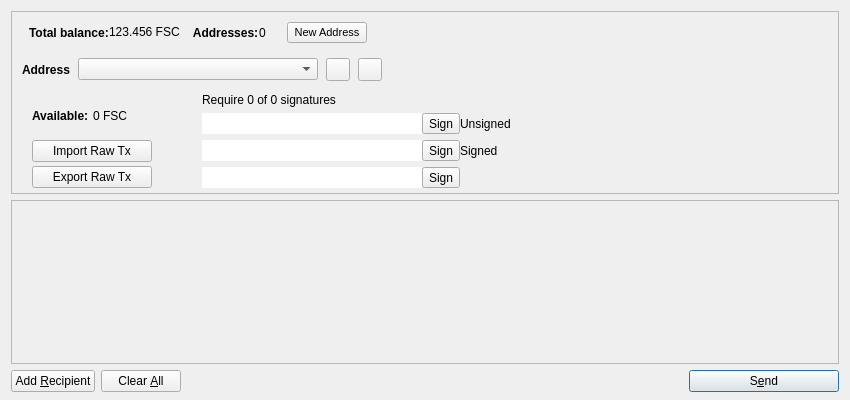
<?xml version="1.0" encoding="UTF-8"?>
<ui version="4.0">
 <class>MultiSigDialog</class>
 <widget class="QDialog" name="MultiSigDialog">
  <property name="geometry">
   <rect>
    <x>0</x>
    <y>0</y>
    <width>850</width>
    <height>400</height>
   </rect>
  </property>
  <property name="windowTitle">
   <string>Send Coins</string>
  </property>
  <layout class="QVBoxLayout" name="verticalLayout" stretch="0,1,0">
   <property name="bottomMargin">
    <number>8</number>
   </property>
   <item>
    <widget class="QFrame" name="frameCoinControl">
     <property name="sizePolicy">
      <sizepolicy hsizetype="Expanding" vsizetype="Expanding">
       <horstretch>0</horstretch>
       <verstretch>0</verstretch>
      </sizepolicy>
     </property>
     <property name="maximumSize">
      <size>
       <width>16777215</width>
       <height>16777215</height>
      </size>
     </property>
     <property name="frameShape">
      <enum>QFrame::StyledPanel</enum>
     </property>
     <property name="frameShadow">
      <enum>QFrame::Sunken</enum>
     </property>
     <layout class="QVBoxLayout" name="verticalLayoutCoinControl2">
      <property name="spacing">
       <number>6</number>
      </property>
      <property name="margin">
       <number>0</number>
      </property>
      <item>
       <layout class="QVBoxLayout" name="verticalLayoutCoinControl" stretch="0,0,0,1">
        <property name="spacing">
         <number>0</number>
        </property>
        <property name="leftMargin">
         <number>10</number>
        </property>
        <property name="topMargin">
         <number>10</number>
        </property>
        <item>
         <layout class="QHBoxLayout" name="horizontalLayoutCoinControl1">
          <property name="bottomMargin">
           <number>15</number>
          </property>
          <item>
           <widget class="QLabel" name="labelMyMultiSig">
            <property name="sizePolicy">
             <sizepolicy hsizetype="Preferred" vsizetype="Maximum">
              <horstretch>0</horstretch>
              <verstretch>0</verstretch>
             </sizepolicy>
            </property>
            <property name="font">
             <font>
              <weight>75</weight>
              <bold>true</bold>
             </font>
            </property>
            <property name="styleSheet">
             <string notr="true">font-weight:bold;</string>
            </property>
            <property name="text">
             <string/>
            </property>
           </widget>
          </item>
          <item>
           <widget class="QLabel" name="label">
            <property name="font">
             <font>
              <weight>75</weight>
              <bold>true</bold>
             </font>
            </property>
            <property name="text">
             <string>Total balance:</string>
            </property>
           </widget>
          </item>
          <item>
           <widget class="QLabel" name="labelBalance">
            <property name="cursor">
             <cursorShape>IBeamCursor</cursorShape>
            </property>
            <property name="text">
             <string>123.456 FSC</string>
            </property>
            <property name="textInteractionFlags">
             <set>Qt::LinksAccessibleByMouse|Qt::TextSelectableByKeyboard|Qt::TextSelectableByMouse</set>
            </property>
           </widget>
          </item>
          <item>
           <widget class="QLabel" name="labelAddresses">
            <property name="font">
             <font>
              <weight>75</weight>
              <bold>true</bold>
             </font>
            </property>
            <property name="text">
             <string>    Addresses:</string>
            </property>
           </widget>
          </item>
          <item>
           <widget class="QLabel" name="labelAddressesNum">
            <property name="minimumSize">
             <size>
              <width>28</width>
              <height>0</height>
             </size>
            </property>
            <property name="text">
             <string>0</string>
            </property>
           </widget>
          </item>
          <item>
           <widget class="QPushButton" name="btnCreateAddr">
            <property name="font">
             <font>
              <pointsize>8</pointsize>
             </font>
            </property>
            <property name="text">
             <string>New Address</string>
            </property>
            <property name="icon">
             <iconset resource="../bitcoin.qrc">
              <normaloff>:/icons/add</normaloff>:/icons/add</iconset>
            </property>
           </widget>
          </item>
          <item>
           <spacer name="horizontalSpacer_2">
            <property name="orientation">
             <enum>Qt::Horizontal</enum>
            </property>
            <property name="sizeHint" stdset="0">
             <size>
              <width>40</width>
              <height>20</height>
             </size>
            </property>
           </spacer>
          </item>
         </layout>
        </item>
        <item>
         <layout class="QHBoxLayout" name="horizontalLayoutCoinControl2" stretch="0,0,0,0,0">
          <property name="spacing">
           <number>8</number>
          </property>
          <property name="bottomMargin">
           <number>10</number>
          </property>
          <item>
           <widget class="QLabel" name="labelMultiSigAddress">
            <property name="font">
             <font>
              <weight>75</weight>
              <bold>true</bold>
             </font>
            </property>
            <property name="text">
             <string>Address</string>
            </property>
            <property name="margin">
             <number>5</number>
            </property>
           </widget>
          </item>
          <item>
           <widget class="QComboBox" name="comboBoxAddrList">
            <property name="sizePolicy">
             <sizepolicy hsizetype="Fixed" vsizetype="Fixed">
              <horstretch>0</horstretch>
              <verstretch>0</verstretch>
             </sizepolicy>
            </property>
            <property name="minimumSize">
             <size>
              <width>240</width>
              <height>0</height>
             </size>
            </property>
            <property name="sizeIncrement">
             <size>
              <width>0</width>
              <height>0</height>
             </size>
            </property>
            <property name="baseSize">
             <size>
              <width>0</width>
              <height>0</height>
             </size>
            </property>
            <property name="editable">
             <bool>false</bool>
            </property>
            <property name="maxVisibleItems">
             <number>20</number>
            </property>
           </widget>
          </item>
          <item>
           <widget class="QToolButton" name="btnExportAddr">
            <property name="toolTip">
             <string>Export MultiSig Address</string>
            </property>
            <property name="text">
             <string/>
            </property>
            <property name="icon">
             <iconset resource="../bitcoin.qrc">
              <normaloff>:/icons/export2</normaloff>:/icons/export2</iconset>
            </property>
           </widget>
          </item>
          <item>
           <widget class="QToolButton" name="btnImportAddr">
            <property name="toolTip">
             <string>Import MultiSig Address</string>
            </property>
            <property name="text">
             <string/>
            </property>
            <property name="icon">
             <iconset resource="../bitcoin.qrc">
              <normaloff>:/icons/import</normaloff>:/icons/import</iconset>
            </property>
           </widget>
          </item>
          <item>
           <spacer name="horizontalSpacerCoinControl">
            <property name="orientation">
             <enum>Qt::Horizontal</enum>
            </property>
            <property name="sizeHint" stdset="0">
             <size>
              <width>40</width>
              <height>1</height>
             </size>
            </property>
           </spacer>
          </item>
         </layout>
        </item>
        <item>
         <widget class="QWidget" name="widgetCoinControl" native="true">
          <property name="sizePolicy">
           <sizepolicy hsizetype="Preferred" vsizetype="Preferred">
            <horstretch>0</horstretch>
            <verstretch>0</verstretch>
           </sizepolicy>
          </property>
          <property name="minimumSize">
           <size>
            <width>0</width>
            <height>0</height>
           </size>
          </property>
          <property name="styleSheet">
           <string notr="true"/>
          </property>
          <layout class="QHBoxLayout" name="horizontalLayoutCoinControl5">
           <property name="margin">
            <number>0</number>
           </property>
           <item>
            <layout class="QHBoxLayout" name="horizontalLayoutCoinControl3" stretch="0,0,0">
             <property name="spacing">
              <number>20</number>
             </property>
             <property name="topMargin">
              <number>0</number>
             </property>
             <property name="bottomMargin">
              <number>4</number>
             </property>
             <item>
              <layout class="QVBoxLayout" name="verticalLayout_3">
               <property name="spacing">
                <number>4</number>
               </property>
               <property name="leftMargin">
                <number>10</number>
               </property>
               <property name="topMargin">
                <number>4</number>
               </property>
               <item>
                <layout class="QHBoxLayout" name="horizontalLayout_3">
                 <property name="spacing">
                  <number>1</number>
                 </property>
                 <property name="margin">
                  <number>0</number>
                 </property>
                 <item>
                  <widget class="QLabel" name="labelAvailable">
                   <property name="font">
                    <font>
                     <weight>75</weight>
                     <bold>true</bold>
                    </font>
                   </property>
                   <property name="text">
                    <string>Available: </string>
                   </property>
                  </widget>
                 </item>
                 <item>
                  <widget class="QLabel" name="labelAvailableCoins">
                   <property name="text">
                    <string>0 FSC</string>
                   </property>
                  </widget>
                 </item>
                </layout>
               </item>
               <item>
                <widget class="QPushButton" name="btnImportDraft">
                 <property name="minimumSize">
                  <size>
                   <width>120</width>
                   <height>0</height>
                  </size>
                 </property>
                 <property name="toolTip">
                  <string>Import draft transaction with other's signature</string>
                 </property>
                 <property name="text">
                  <string>Import Raw Tx</string>
                 </property>
                 <property name="icon">
                  <iconset resource="../bitcoin.qrc">
                   <normaloff>:/icons/editpaste</normaloff>:/icons/editpaste</iconset>
                 </property>
                </widget>
               </item>
               <item>
                <widget class="QPushButton" name="btnExportDraft">
                 <property name="minimumSize">
                  <size>
                   <width>120</width>
                   <height>0</height>
                  </size>
                 </property>
                 <property name="toolTip">
                  <string>Export draft transaction with my signature</string>
                 </property>
                 <property name="text">
                  <string>Export Raw Tx</string>
                 </property>
                 <property name="icon">
                  <iconset resource="../bitcoin.qrc">
                   <normaloff>:/icons/editcopy</normaloff>:/icons/editcopy</iconset>
                 </property>
                </widget>
               </item>
              </layout>
             </item>
             <item>
              <layout class="QVBoxLayout" name="verticalLayout_4">
               <property name="spacing">
                <number>6</number>
               </property>
               <property name="leftMargin">
                <number>30</number>
               </property>
               <property name="topMargin">
                <number>2</number>
               </property>
               <property name="rightMargin">
                <number>1</number>
               </property>
               <property name="bottomMargin">
                <number>0</number>
               </property>
               <item>
                <widget class="QLabel" name="labelRequire">
                 <property name="text">
                  <string>Require 0 of 0 signatures</string>
                 </property>
                </widget>
               </item>
               <item>
                <layout class="QHBoxLayout" name="horizontalLayout_4">
                 <property name="spacing">
                  <number>0</number>
                 </property>
                 <item>
                  <widget class="QLineEdit" name="labelRequireAddr0">
                   <property name="sizePolicy">
                    <sizepolicy hsizetype="Fixed" vsizetype="Preferred">
                     <horstretch>0</horstretch>
                     <verstretch>0</verstretch>
                    </sizepolicy>
                   </property>
                   <property name="minimumSize">
                    <size>
                     <width>220</width>
                     <height>0</height>
                    </size>
                   </property>
                   <property name="frame">
                    <bool>false</bool>
                   </property>
                   <property name="readOnly">
                    <bool>true</bool>
                   </property>
                  </widget>
                 </item>
                 <item>
                  <widget class="QToolButton" name="btnSign0">
                   <property name="text">
                    <string>Sign</string>
                   </property>
                   <property name="icon">
                    <iconset resource="../bitcoin.qrc">
                     <normaloff>:/icons/key</normaloff>:/icons/key</iconset>
                   </property>
                   <property name="toolButtonStyle">
                    <enum>Qt::ToolButtonTextBesideIcon</enum>
                   </property>
                  </widget>
                 </item>
                 <item>
                  <widget class="QLabel" name="labelIsSign0">
                   <property name="text">
                    <string>Unsigned</string>
                   </property>
                  </widget>
                 </item>
                 <item>
                  <spacer name="horizontalSpacer_4">
                   <property name="orientation">
                    <enum>Qt::Horizontal</enum>
                   </property>
                   <property name="sizeHint" stdset="0">
                    <size>
                     <width>40</width>
                     <height>20</height>
                    </size>
                   </property>
                  </spacer>
                 </item>
                </layout>
               </item>
               <item>
                <layout class="QHBoxLayout" name="horizontalLayout_5">
                 <property name="spacing">
                  <number>0</number>
                 </property>
                 <item>
                  <widget class="QLineEdit" name="labelRequireAddr1">
                   <property name="sizePolicy">
                    <sizepolicy hsizetype="Fixed" vsizetype="Preferred">
                     <horstretch>0</horstretch>
                     <verstretch>0</verstretch>
                    </sizepolicy>
                   </property>
                   <property name="minimumSize">
                    <size>
                     <width>220</width>
                     <height>0</height>
                    </size>
                   </property>
                   <property name="frame">
                    <bool>false</bool>
                   </property>
                   <property name="readOnly">
                    <bool>true</bool>
                   </property>
                  </widget>
                 </item>
                 <item>
                  <widget class="QToolButton" name="btnSign1">
                   <property name="text">
                    <string>Sign</string>
                   </property>
                   <property name="icon">
                    <iconset resource="../bitcoin.qrc">
                     <normaloff>:/icons/key</normaloff>:/icons/key</iconset>
                   </property>
                   <property name="toolButtonStyle">
                    <enum>Qt::ToolButtonTextBesideIcon</enum>
                   </property>
                  </widget>
                 </item>
                 <item>
                  <widget class="QLabel" name="labelIsSign1">
                   <property name="text">
                    <string>Signed</string>
                   </property>
                  </widget>
                 </item>
                 <item>
                  <spacer name="horizontalSpacer_5">
                   <property name="orientation">
                    <enum>Qt::Horizontal</enum>
                   </property>
                   <property name="sizeHint" stdset="0">
                    <size>
                     <width>40</width>
                     <height>20</height>
                    </size>
                   </property>
                  </spacer>
                 </item>
                </layout>
               </item>
               <item>
                <layout class="QHBoxLayout" name="horizontalLayout_6">
                 <property name="spacing">
                  <number>0</number>
                 </property>
                 <item>
                  <widget class="QLineEdit" name="labelRequireAddr2">
                   <property name="sizePolicy">
                    <sizepolicy hsizetype="Fixed" vsizetype="Preferred">
                     <horstretch>0</horstretch>
                     <verstretch>0</verstretch>
                    </sizepolicy>
                   </property>
                   <property name="minimumSize">
                    <size>
                     <width>220</width>
                     <height>0</height>
                    </size>
                   </property>
                   <property name="frame">
                    <bool>false</bool>
                   </property>
                   <property name="readOnly">
                    <bool>true</bool>
                   </property>
                  </widget>
                 </item>
                 <item>
                  <widget class="QToolButton" name="btnSign2">
                   <property name="text">
                    <string>Sign</string>
                   </property>
                   <property name="icon">
                    <iconset resource="../bitcoin.qrc">
                     <normaloff>:/icons/key</normaloff>:/icons/key</iconset>
                   </property>
                   <property name="toolButtonStyle">
                    <enum>Qt::ToolButtonTextBesideIcon</enum>
                   </property>
                  </widget>
                 </item>
                 <item>
                  <widget class="QLabel" name="labelIsSign2">
                   <property name="text">
                    <string/>
                   </property>
                  </widget>
                 </item>
                 <item>
                  <spacer name="horizontalSpacer_6">
                   <property name="orientation">
                    <enum>Qt::Horizontal</enum>
                   </property>
                   <property name="sizeHint" stdset="0">
                    <size>
                     <width>40</width>
                     <height>20</height>
                    </size>
                   </property>
                  </spacer>
                 </item>
                </layout>
               </item>
              </layout>
             </item>
             <item>
              <spacer name="horizontalSpacer_3">
               <property name="orientation">
                <enum>Qt::Horizontal</enum>
               </property>
               <property name="sizeHint" stdset="0">
                <size>
                 <width>40</width>
                 <height>20</height>
                </size>
               </property>
              </spacer>
             </item>
            </layout>
           </item>
          </layout>
         </widget>
        </item>
        <item>
         <spacer name="verticalSpacerCoinControl">
          <property name="orientation">
           <enum>Qt::Vertical</enum>
          </property>
          <property name="sizeHint" stdset="0">
           <size>
            <width>800</width>
            <height>1</height>
           </size>
          </property>
         </spacer>
        </item>
       </layout>
      </item>
     </layout>
    </widget>
   </item>
   <item>
    <widget class="QScrollArea" name="scrollArea">
     <property name="widgetResizable">
      <bool>true</bool>
     </property>
     <widget class="QWidget" name="scrollAreaWidgetContents">
      <property name="geometry">
       <rect>
        <x>0</x>
        <y>0</y>
        <width>828</width>
        <height>134</height>
       </rect>
      </property>
      <layout class="QVBoxLayout" name="verticalLayout_2">
       <property name="margin">
        <number>0</number>
       </property>
       <item>
        <layout class="QVBoxLayout" name="entries">
         <property name="spacing">
          <number>6</number>
         </property>
        </layout>
       </item>
       <item>
        <spacer name="verticalSpacer">
         <property name="orientation">
          <enum>Qt::Vertical</enum>
         </property>
         <property name="sizeHint" stdset="0">
          <size>
           <width>20</width>
           <height>40</height>
          </size>
         </property>
        </spacer>
       </item>
      </layout>
     </widget>
    </widget>
   </item>
   <item>
    <layout class="QHBoxLayout" name="horizontalLayout">
     <item>
      <widget class="QPushButton" name="addButton">
       <property name="toolTip">
        <string>Send to multiple recipients at once</string>
       </property>
       <property name="text">
        <string>Add &amp;Recipient</string>
       </property>
       <property name="icon">
        <iconset resource="../bitcoin.qrc">
         <normaloff>:/icons/add</normaloff>:/icons/add</iconset>
       </property>
       <property name="autoDefault">
        <bool>false</bool>
       </property>
      </widget>
     </item>
     <item>
      <widget class="QPushButton" name="clearButton">
       <property name="sizePolicy">
        <sizepolicy hsizetype="Minimum" vsizetype="Fixed">
         <horstretch>0</horstretch>
         <verstretch>0</verstretch>
        </sizepolicy>
       </property>
       <property name="toolTip">
        <string>Remove all transaction fields</string>
       </property>
       <property name="text">
        <string>Clear &amp;All</string>
       </property>
       <property name="icon">
        <iconset resource="../bitcoin.qrc">
         <normaloff>:/icons/remove</normaloff>:/icons/remove</iconset>
       </property>
       <property name="autoRepeatDelay">
        <number>300</number>
       </property>
       <property name="autoDefault">
        <bool>false</bool>
       </property>
      </widget>
     </item>
     <item>
      <layout class="QHBoxLayout" name="horizontalLayout_2">
       <property name="spacing">
        <number>3</number>
       </property>
      </layout>
     </item>
     <item>
      <spacer name="horizontalSpacer">
       <property name="orientation">
        <enum>Qt::Horizontal</enum>
       </property>
       <property name="sizeHint" stdset="0">
        <size>
         <width>40</width>
         <height>20</height>
        </size>
       </property>
      </spacer>
     </item>
     <item>
      <widget class="QPushButton" name="sendButton">
       <property name="minimumSize">
        <size>
         <width>150</width>
         <height>0</height>
        </size>
       </property>
       <property name="toolTip">
        <string>Confirm the send action</string>
       </property>
       <property name="text">
        <string>S&amp;end</string>
       </property>
       <property name="icon">
        <iconset resource="../bitcoin.qrc">
         <normaloff>:/icons/send</normaloff>:/icons/send</iconset>
       </property>
       <property name="default">
        <bool>true</bool>
       </property>
      </widget>
     </item>
    </layout>
   </item>
  </layout>
 </widget>
 <resources>
  <include location="../bitcoin.qrc"/>
 </resources>
 <connections/>
</ui>
